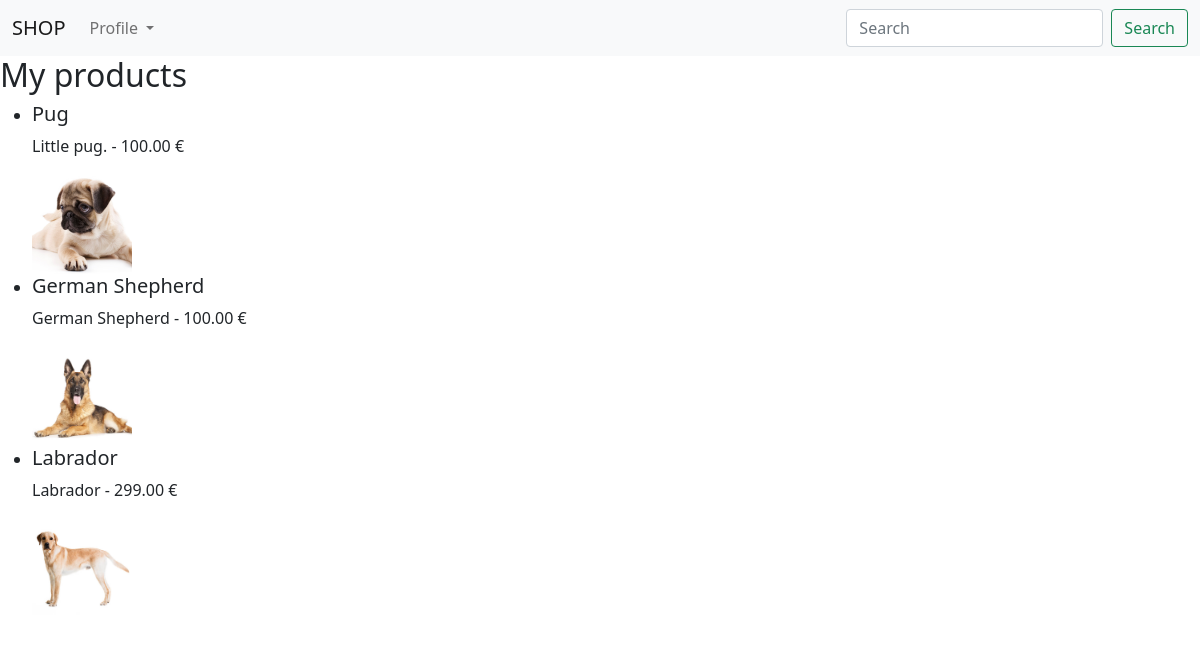
The page / on the database its author committed.
### duarteshop/models.py (models this page shows)
class Product(models.Model):
    id = models.IntegerField(primary_key=True)
    name = models.TextField()
    description = models.TextField(null=True)
    price = models.DecimalField(max_digits=6, decimal_places=2, default=0.0)
    image = models.FileField(upload_to='products', null=True)
    isOnSale = models.BooleanField(default=False)
    isInStock = models.BooleanField(default=True)

### duarteshop/views.py (the view)
# urls.py: 2. Add a URL to urlpatterns:  path('', views.home, name='home')
def home(request):
    products = Product.objects.all()
    args = {
        'title': 'Website Title',
        'products': products,
    }
    return render(request, 'home.html', args)

### duarteshop/templates/home.html (shortened to what this page needs)
{%  extends "base.html" %}
{%  block content %}
   <h2>My products</h2>
   <ul>
   {% for p in products %}
      <li>
         <h5>{{p.name}}</h5>
         <p>{{p.description}} - {{p.price}} €</p>
         <a href="product/{{ p.id }}">
            <img src="{{ p.image.url }}" alt="{{p.name}}" height="100" width="100" />
         </a>
      </li>
   {% endfor %}
</ul>
{%  endblock %}

### rows shown on the page
Product: name "Pug", description "Little pug.", price "100.00", image (picture)
Product: name "German Shepherd", description "German Shepherd", price "100.00", image (picture)
Product: name "Labrador", description "Labrador", price "299.00", image (picture)
